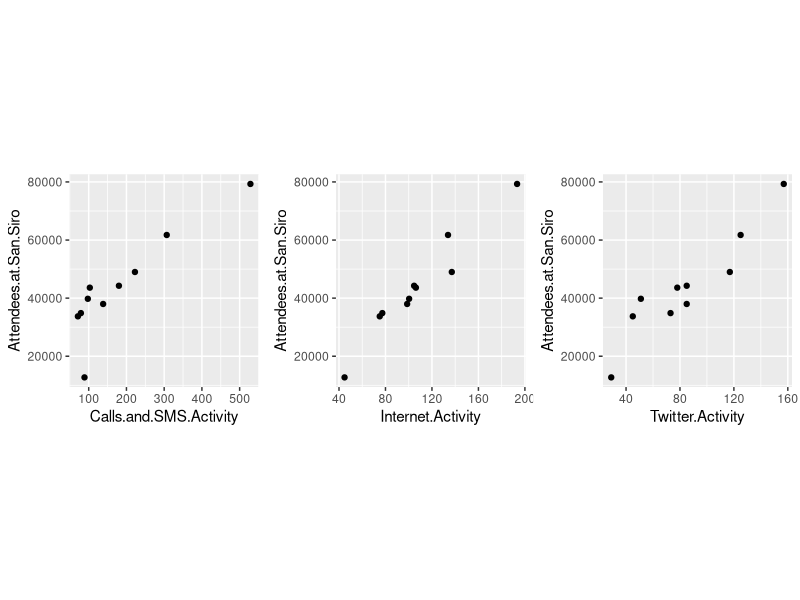
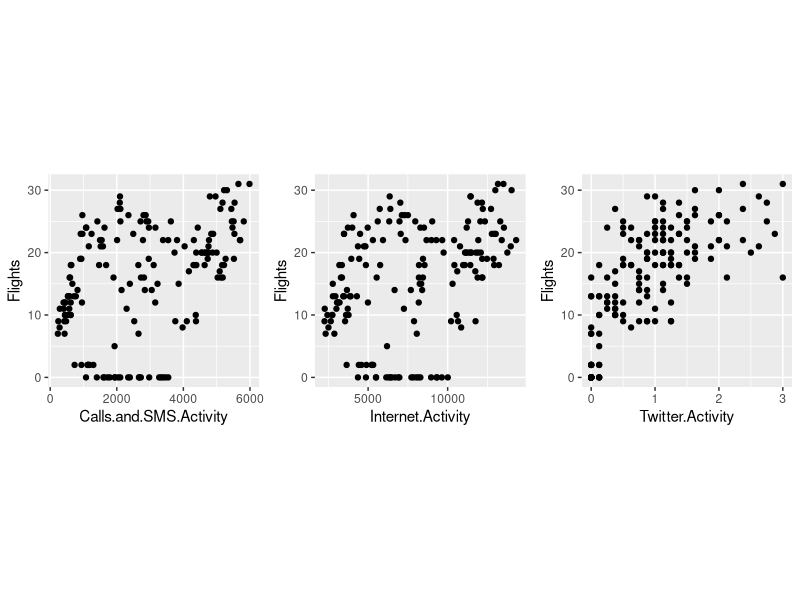

These charts were generated, in order, by the following R code:
## ---- chunk 1
knitr::opts_chunk$set(echo = TRUE)
library(ggplot2)
library(scales)
library(grid)
library(plyr)
library(gridExtra)
library(knitr)
## ---- chunk 2
san_siero.attendees = read.csv('./data/Attendees_San_Siro.csv')
san_siero.phone_data = read.csv('./data/San_Siro_Mobile_Phone_Data.csv')
san_siero.twitter_data = read.csv('./data/San_Siro_Twitter_Data.csv')
linate.data = read.csv('./data/Linate_Data.csv')
linate.flight_schedule = read.csv('./data/Linate_Flights_Schedule.csv')

# Converting to dates
san_siero.phone_data$Timestamp = as.Date(strptime(san_siero.phone_data$Timestamp, 
                                                  "%Y-%m-%d %H:%M:%S"))
san_siero.twitter_data$Timestamp = as.Date(san_siero.twitter_data$Timestamp)
san_siero.attendees$Date = as.Date(san_siero.attendees$Date)
## ---- chunk 3
san_siero.daily_data <- aggregate(san_siero.phone_data$Calls.and.SMS.Activity, 
                                  by=list(Category=san_siero.phone_data$Timestamp), 
                                  FUN=max)
san_siero.daily_data <- rename(san_siero.daily_data, c("x"="Calls.and.SMS.Activity"))
san_siero.daily_data$Internet.Activity = aggregate(san_siero.phone_data$Internet.Activity, 
                                         by=list(Cateogry=san_siero.phone_data$Timestamp), 
                                         FUN=max)$x
san_siero.daily_data$Twitter.Activity = san_siero.twitter_data$Twitter.Activity
san_siero.daily_data <- rename(san_siero.daily_data, c("Category"="Date"))
soccer_data <- merge(san_siero.daily_data, san_siero.attendees, 
                                        by="Date")

kable(head(soccer_data),
			format='pandoc',
			caption='Soccer Game Data',
			centering=TRUE)
## ---- chunk 4
attendees_v_phone <- lm(soccer_data$Attendees.at.San.Siro ~ 
                          soccer_data$Calls.and.SMS.Activity)
attendees_v_internet <- lm(soccer_data$Attendees.at.San.Siro ~ 
                             soccer_data$Internet.Activity)
attendees_v_twitter <- lm(soccer_data$Attendees.at.San.Siro ~ 
                            soccer_data$Twitter.Activity)

lm_paper_results <- c(0.771, 0.937, 0.855)
lm_duplication_results <- c(round(summary(attendees_v_phone)$adj.r.squared, 3),
                            round(summary(attendees_v_internet)$adj.r.squared, 3),
                            round(summary(attendees_v_twitter)$adj.r.squared, 3))

lm_results <- data.frame(lm_paper_results, 
                         lm_duplication_results,
                         row.names=c('Calls and SMS Data', 
                                     'Internet Activity', 
                                     'Twitter Activity'))

cor_paper_results <- c(0.927, 0.976, 0.924)
cor_duplication_results <- c(round(cor(soccer_data$Attendees.at.San.Siro,
                                       soccer_data$Calls.and.SMS.Activity,
                                       method='spearman'), 3),
                             round(cor(soccer_data$Attendees.at.San.Siro,
                                       soccer_data$Internet.Activity,
                                       method='spearman'), 3),
                             round(cor(soccer_data$Attendees.at.San.Siro,
                                       soccer_data$Twitter.Activity,
                                       method='spearman'), 3))

cor_results <- data.frame(cor_paper_results,
                          cor_duplication_results,
                          row.names=c('Calls and SMS Data', 
                                      'Internet Activity', 
                                      'Twitter Activity'))
## ---- chunk 5
kable(lm_results,
			format='pandoc',
			centering=TRUE,
			caption='Linear Regression R^2^ Values',
			col.names = c('Published Results', 'Duplication Results'))

kable(cor_results,
			format='pandoc',
			caption='Spearman Correlation Values',
			col.names = c('Published Results', 'Duplication Results'))
## ---- chunk 6
p1 <- ggplot(soccer_data, aes(Calls.and.SMS.Activity, 
                              Attendees.at.San.Siro)) + 
	geom_point()
p2 <- ggplot(soccer_data, aes(Internet.Activity, 
                              Attendees.at.San.Siro)) +
	geom_point()
p3 <- ggplot(soccer_data, aes(Twitter.Activity, 
                              Attendees.at.San.Siro)) + 
	geom_point()
grid.arrange(p1, p2, p3, ncol=3, nrow=1, respect=TRUE)
## ---- chunk 7
kable(head(linate.flight_schedule),
			format='pandoc',
			caption="Linate Flight Schedule Data",
			centering=TRUE)
## ---- chunk 8
kable(head(linate.data),
			format='pandoc',
			caption='Linate Phone Data',
			centering=TRUE)
## ---- chunk 9
linate_flight_data <- read.csv('./data/Linate_wrangled.csv')
kable(head(linate_flight_data),
			format='pandoc',
			caption='Linate Flight Data Cleaned Up',
			centering=TRUE)
## ---- chunk 10
p1 <- ggplot(linate_flight_data, aes(Calls.and.SMS.Activity, Flights)) + geom_point()
p2 <- ggplot(linate_flight_data, aes(Internet.Activity, Flights)) + geom_point()
p3 <- ggplot(linate_flight_data, aes(Twitter.Activity, Flights)) + geom_point()
grid.arrange(p1, p2, p3, ncol=3, nrow=1, respect=TRUE)
